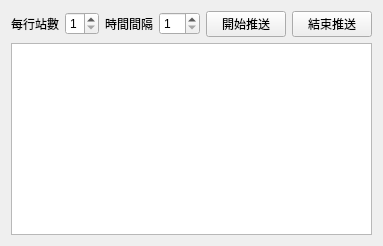
     <widget class="QWidget" name="page_2">
      <layout class="QVBoxLayout" name="verticalLayout">
       <item>
        <layout class="QHBoxLayout" name="horizontalLayout_5">
         <item>
          <widget class="QLabel" name="label_3">
           <property name="text">
            <string>每行站數</string>
           </property>
          </widget>
         </item>
         <item>
          <widget class="QSpinBox" name="spinBox">
           <property name="minimum">
            <number>1</number>
           </property>
           <property name="maximum">
            <number>2</number>
           </property>
          </widget>
         </item>
         <item>
          <widget class="QLabel" name="label_9">
           <property name="text">
            <string>時間間隔</string>
           </property>
          </widget>
         </item>
         <item>
          <widget class="QSpinBox" name="spinBox_interval">
           <property name="minimum">
            <number>1</number>
           </property>
          </widget>
         </item>
         <item>
          <widget class="QPushButton" name="pushButton_start">
           <property name="text">
            <string>開始推送</string>
           </property>
          </widget>
         </item>
         <item>
          <widget class="QPushButton" name="pushButton_end">
           <property name="text">
            <string>結束推送</string>
           </property>
          </widget>
         </item>
        </layout>
       </item>
       <item>
        <widget class="QTableWidget" name="tableWidget">
         <attribute name="verticalHeaderVisible">
          <bool>false</bool>
         </attribute>
        </widget>
       </item>
      </layout>
     </widget>
